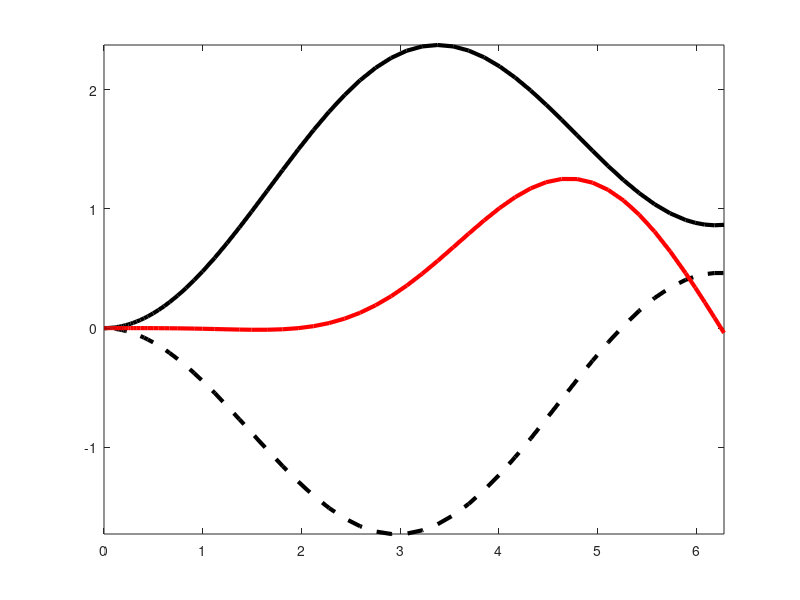

MATLAB code to generate this figure:
clear;clc;close all;

a           = -0.1; 
b           = 1; 
u           = @(t) sin(t); 

odef        = @(t, x) -a*x + b*u(t);
odef_mir    = @(t, x_mirror) a*x_mirror - b*u(t);

t           = [0 2*pi];

x_0         = 0;

[t, x]      = ode45(odef, t, x_0);
[t, x_mir]  = ode45(odef_mir, t, x_0);

u_values = arrayfun(u, t);

E = a*x.*x_mir - b*u_values.*(x+x_mir);

figure;
plot(t, x, 'k','LineWidth',3)
hold on
plot(t, x_mir, 'k--','LineWidth',3)
plot(t, E, 'r','LineWidth',3)
hold off
axis tight
